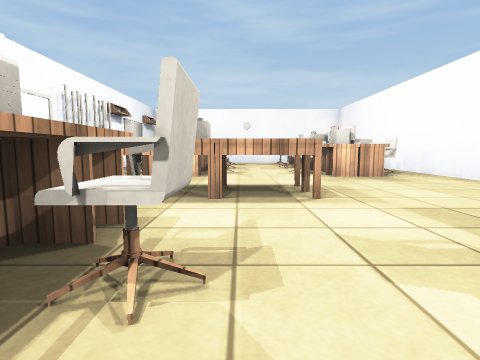
View 1 (above)

19 first-person views from a walk through a 3-D level made in the Unity game engine. The camera is 0.68 m above the floor, tilts 6° down and sees 80° across. Doors are open. The floor is counted in squares, 1 m on a side. Each view is taken from the middle of a square. On the plan, view 1 faces up. The plan holds only what a view shows up to about 9 squares ahead; the rest is blank. The place goes on beyond the plan. Surface patterns are stand-ins for the level's own textures.

View 2
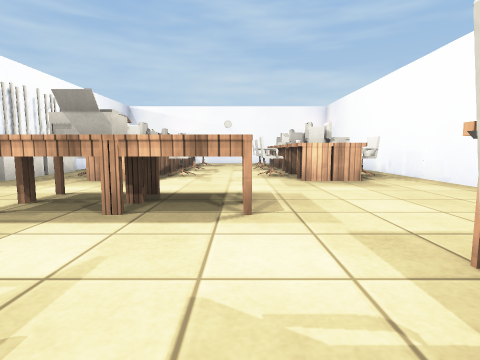

View 3
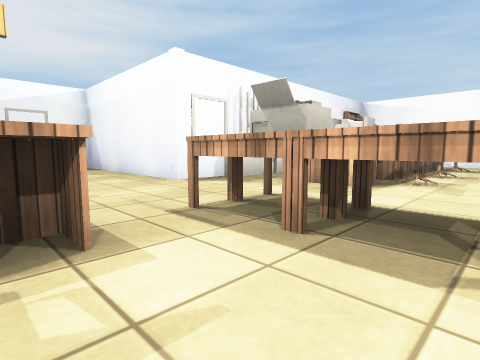

View 4
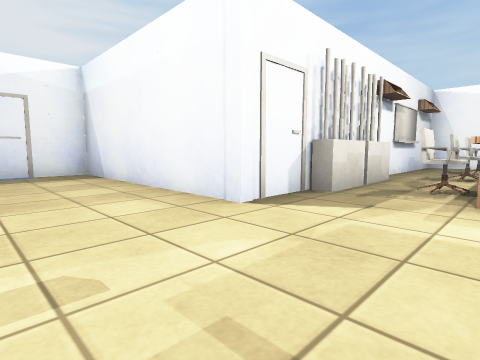

View 5
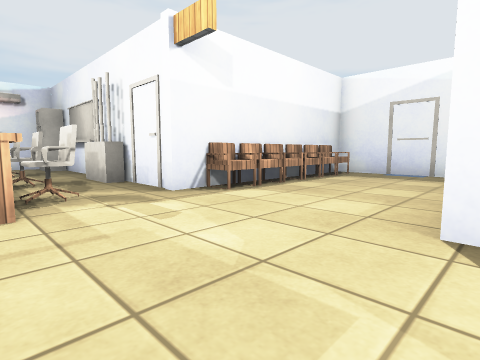

View 6
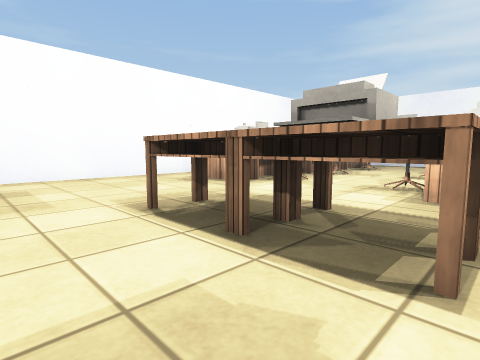

View 7
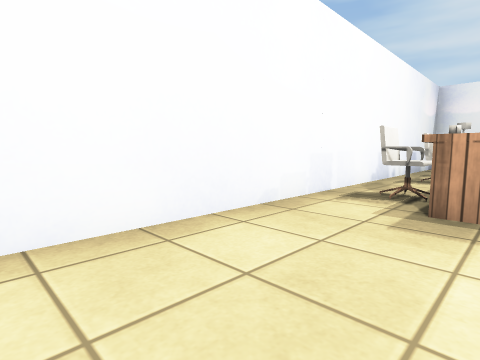

View 8
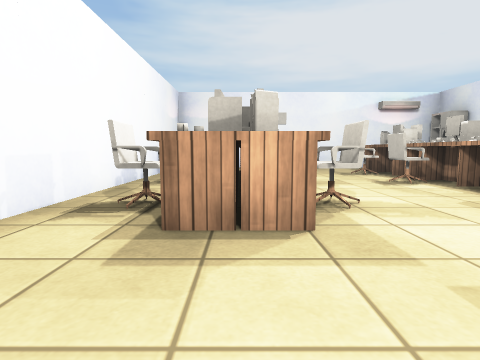

View 9
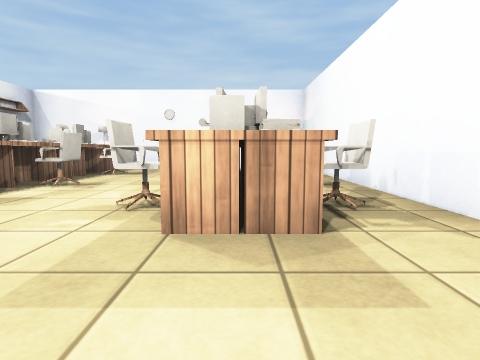

View 10
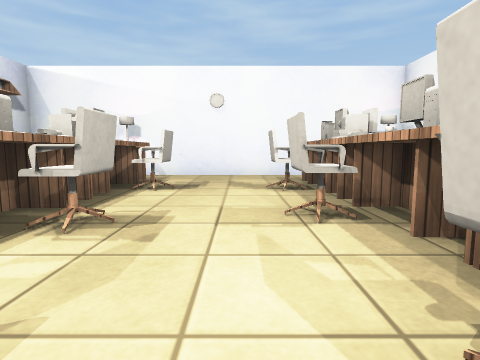

View 11
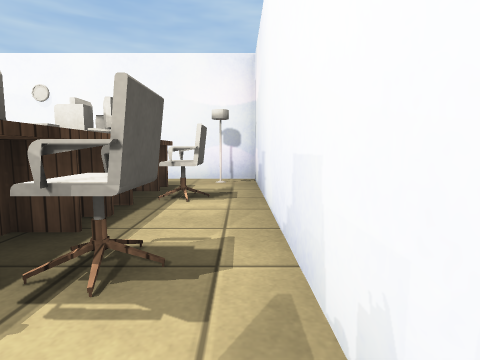

View 12
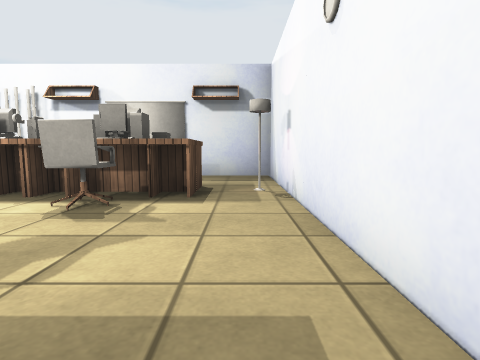

View 13
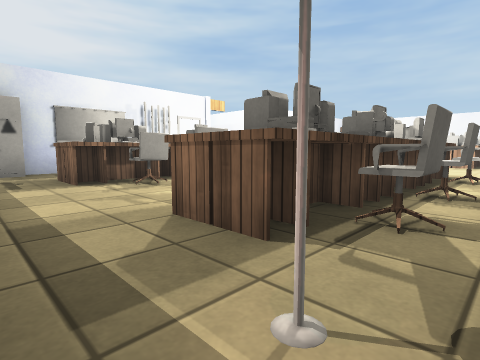

View 14
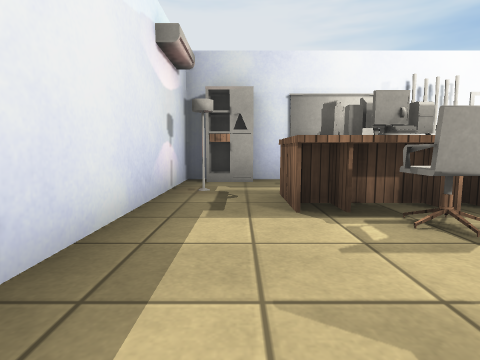

View 15
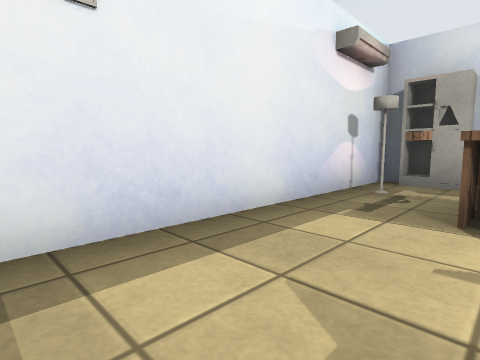

View 16
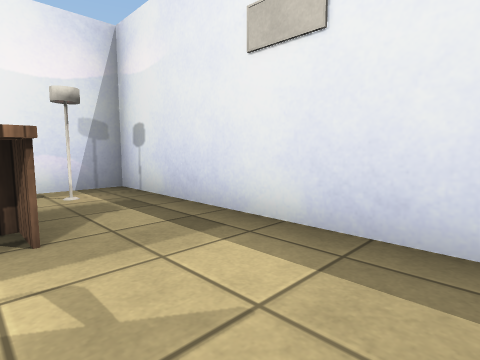

View 17
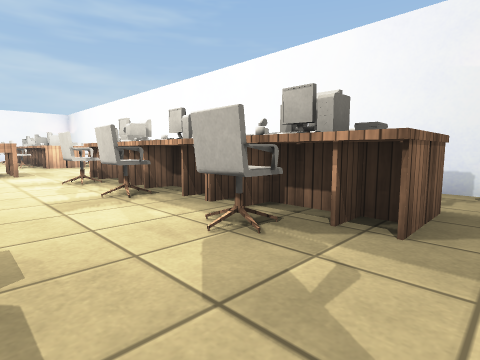

View 18
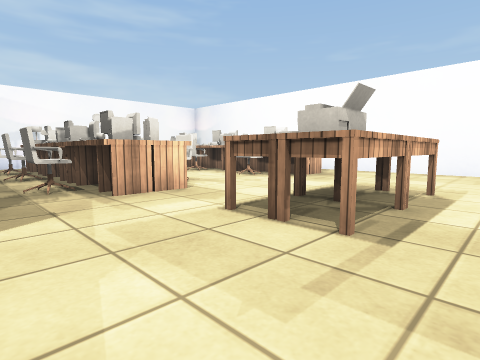

View 19
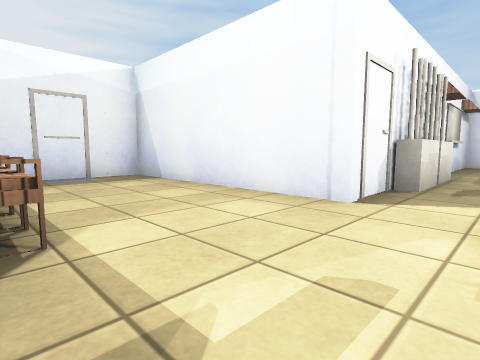

### Floor plan
Points are (right, up) in squares from view 1. A wall is a line through its corners. A room is listed if a view was taken in it or the views show most of it. See-through windows are left out.
Room 1 (views 1, 2, 3, 4, 5, 6, 7, 8, 9, 10, 11, 12, 13, 14, 15, 16, 17, 18, 19)
walls: (-3.1, 1.7) (-3.1, 1); (-3.3, 1.8) (-2.8, 1.8) (-2.8, 1); (-5.3, 1.8) (-4.6, 1.8) (-4.6, -0.9); (-3.1, -0.4) (-3.1, -1); (-3.3, -0.4) (-2.6, -0.4); (-4.6, -0.1) (-4.2, -0.1) (-4.2, -1.4); (-4.6, 8.1) (-4.6, 5.6) (-8.5, 5.6); (-2.6, 10.6) (-3.2, 10.6) (-3.2, 11.2); (-4.2, 10.1) (-4.2, 7.3) (-4.6, 7.3); (-1.4, -3) (-1.4, -3.5); (-1.4, -3.2) (-2, -3.2); (-3.1, 11.2) (-3.1, 10.6); (-4.6, -3.4) (-4.6, -6.2) (5.3, -6.2) (5.3, 15.8) (-4.6, 15.8) (-4.6, 9.9); (-2.6, 12.7) (-3.3, 12.7); (-3.1, 13.4) (-3.1, 12.7); (-10.6, 5.6) (-10.6, 1.8); (-4.6, -5.6) (-4.1, -5.6)
objects: other object (-10, 2); other object (-9, 2); other object (-8, 2); other object (-7, 2); other object (-6, 2); other object (-4, -5); other object (-3, -6); other object (-2, 2); other object (-2, 8); other object (-2, 9); other object (-2, 10); other object (-2, 14); other object (-2, 15); other object (-1, -4); other object (-1, -3); other object (-1, -2); other object (-1, 0); other object (-1, 4) to (-1, 5); other object (-1, 8); other object (-1, 12); other object (-1, 13); other object (-1, 14); other object (0, -3); other object (0, 1); other object (0, 4); other object (0, 5) to (1, 5); other object (0, 9); other object (0, 13); other object (1, 4); other object (2, -3); other object (2, -1); other object (2, 0); other object (2, 1); other object (2, 9); other object (2, 11); other object (2, 13); other object (3, -4); other object (3, -2); other object (3, 0); other object (3, 1); other object (3, 10); other object (3, 12); other object (3, 13) to (4, 14); other object (4, -5); other object (4, -3); other object (4, -1); other object (4, 1); other object (4, 2); other object (4, 9); other object (4, 11); other object (5, 15)

Where each view was taken, in squares from view 1:
view 1: 0 up, 0 right, facing up
view 2: 1 up, 1 right, facing up
view 3: 2 up, 1 right, facing up-left
view 4: 3 up, 2 left, facing up-left
view 5: 6 up, 2 left, facing down-left
view 6: 7 up, 2 left, facing down-right
view 7: 6 up, 3 right, facing down-right
view 8: 5 up, 3 right, facing down
view 9: 5 up, 3 right, facing up
view 10: 8 up, 1 right, facing up
view 11: 9 up, 5 right, facing up
view 12: 15 up, 3 right, facing left
view 13: 6 down, 5 right, facing up-left
view 14: 5 down, 2 right, facing left
view 15: 4 down, 2 right, facing down-left
view 16: 4 down, 0 right, facing down-right
view 17: 5 down, 0 right, facing up-right
view 18: 3 up, 4 left, facing up-right
view 19: 2 up, 3 left, facing up-left
